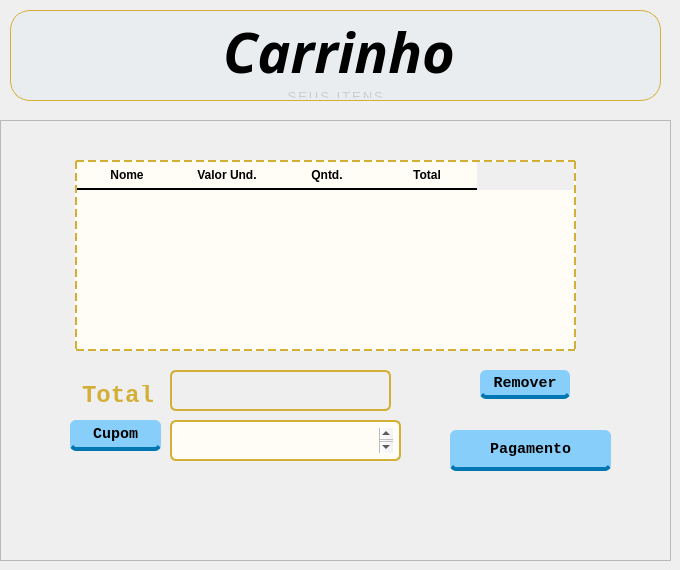
    <widget class="QWidget" name="Carrinho_2">
     <widget class="QLabel" name="label">
      <property name="geometry">
       <rect>
        <x>10</x>
        <y>10</y>
        <width>651</width>
        <height>91</height>
       </rect>
      </property>
      <property name="font">
       <font>
        <family>Perpetua Titling MT</family>
        <pointsize>22</pointsize>
       </font>
      </property>
      <property name="styleSheet">
       <string notr="true">QFrame {
    background-color: rgba(135, 206, 250, 15);
    border: 1px solid #d4af37;
    border-radius: 20px;
    padding: 2px;
}</string>
      </property>
      <property name="text">
       <string>&lt;div align=&quot;center&quot; style=&quot;font-family: 'Georgia', 'Times New Roman', serif;&quot;&gt;
    &lt;span style=&quot;font-size: 42pt; font-style: italic; font-weight: bold; color: #000000; text-shadow: 0px 0px 4px #ffffff;&quot;&gt;
        Carrinho
    &lt;/span&gt;
    &lt;br&gt;
    &lt;span style=&quot;font-size: 10pt; color: #cccccc; letter-spacing: 2px; font-family: Arial, sans-serif;&quot;&gt;
        SEUS ITENS
    &lt;/span&gt;
&lt;/div&gt;</string>
      </property>
     </widget>
     <widget class="QFrame" name="frame_5">
      <property name="geometry">
       <rect>
        <x>0</x>
        <y>120</y>
        <width>671</width>
        <height>441</height>
       </rect>
      </property>
      <property name="styleSheet">
       <string notr="true">QFrame#frame_carrinho_principal {
    background-color: #333333;
    border: 2px dashed #d4af37;
    border-radius: 10px;
    padding: 15px;
}</string>
      </property>
      <property name="frameShape">
       <enum>QFrame::Shape::StyledPanel</enum>
      </property>
      <property name="frameShadow">
       <enum>QFrame::Shadow::Raised</enum>
      </property>
      <widget class="QPushButton" name="pushButton_Pay">
       <property name="geometry">
        <rect>
         <x>450</x>
         <y>310</y>
         <width>161</width>
         <height>41</height>
        </rect>
       </property>
       <property name="font">
        <font>
         <family>Courier New</family>
         <pointsize>11</pointsize>
         <bold>true</bold>
        </font>
       </property>
       <property name="styleSheet">
        <string notr="true">QPushButton {
    background-color: #87CEFA;
    color: #000000;
    border: none;
    border-bottom: 4px solid #0077b3;
    border-radius: 6px;
    font-family: &quot;Courier New&quot;;
    font-weight: bold;
    font-size: 11pt;
    padding: 6px 12px;
    margin-top: 0px;
}
QPushButton:hover {
    background-color: #b0e0e6;
    border-bottom: 4px solid #0099cc;
}
QPushButton:pressed {
    background-color: #0077b3;
    border-bottom: 0px solid transparent;
    margin-top: 4px;
    padding-bottom: 4px;
}</string>
       </property>
       <property name="text">
        <string>Pagamento</string>
       </property>
      </widget>
      <widget class="QLabel" name="label_Name_2">
       <property name="geometry">
        <rect>
         <x>70</x>
         <y>260</y>
         <width>91</width>
         <height>31</height>
        </rect>
       </property>
       <property name="font">
        <font>
         <family>Courier New</family>
         <pointsize>18</pointsize>
         <bold>true</bold>
        </font>
       </property>
       <property name="styleSheet">
        <string notr="true">QLabel {
    color: #d4af37;
    border-radius: 6px;
    font-family: &quot;Courier New&quot;;
    font-size: 18pt;
    font-weight: bold;
    padding: 5px;
}</string>
       </property>
       <property name="text">
        <string>Total</string>
       </property>
      </widget>
      <widget class="QLabel" name="label_TotalpriceCart">
       <property name="geometry">
        <rect>
         <x>170</x>
         <y>250</y>
         <width>221</width>
         <height>41</height>
        </rect>
       </property>
       <property name="font">
        <font>
         <family>Courier New</family>
         <pointsize>18</pointsize>
         <bold>true</bold>
        </font>
       </property>
       <property name="styleSheet">
        <string notr="true">QLabel {
    color: #d4af37;
    border: 2px solid #d4af37;
    border-radius: 6px;
    font-family: &quot;Courier New&quot;;
    font-size: 18pt;
    font-weight: bold;
    padding: 5px;
}</string>
       </property>
       <property name="text">
        <string/>
       </property>
      </widget>
      <widget class="QPushButton" name="pushButton_RemoverSelecionado">
       <property name="geometry">
        <rect>
         <x>480</x>
         <y>250</y>
         <width>90</width>
         <height>29</height>
        </rect>
       </property>
       <property name="font">
        <font>
         <family>Courier New</family>
         <pointsize>11</pointsize>
         <bold>true</bold>
        </font>
       </property>
       <property name="styleSheet">
        <string notr="true">QPushButton {
    background-color: #87CEFA;
    color: #000000;
    border: none;
    border-bottom: 4px solid #0077b3;
    border-radius: 6px;
    font-family: &quot;Courier New&quot;;
    font-weight: bold;
    font-size: 11pt;
    padding: 6px 12px;
    margin-top: 0px;
}
QPushButton:hover {
    background-color: #b0e0e6;
    border-bottom: 4px solid #0099cc;
}
QPushButton:pressed {
    background-color: #0077b3;
    border-bottom: 0px solid transparent;
    margin-top: 4px;
    padding-bottom: 4px;
}</string>
       </property>
       <property name="text">
        <string>Remover</string>
       </property>
      </widget>
      <widget class="QTextEdit" name="text_Cupom">
       <property name="geometry">
        <rect>
         <x>170</x>
         <y>300</y>
         <width>231</width>
         <height>41</height>
        </rect>
       </property>
       <property name="font">
        <font>
         <family>Courier New</family>
         <pointsize>12</pointsize>
        </font>
       </property>
       <property name="styleSheet">
        <string notr="true">QLineEdit {
    background-color: #fffdf5;
    color: #000000;
    border: 2px solid #d4af37;
    border-radius: 6px;
    font-family: &quot;Courier New&quot;;
    font-size: 12pt;
    padding: 6px;
}
QLineEdit:focus {
    background-color: #ffffff;
    border: 2px solid #ffd700;
}
QTextEdit {
    background-color: #fffdf5;
    color: #000000;
    border: 2px solid #d4af37;
    border-radius: 6px;
    font-family: &quot;Courier New&quot;;
    font-size: 12pt;
    padding: 6px;
}</string>
       </property>
       <property name="html">
        <string>&lt;!DOCTYPE HTML PUBLIC &quot;-//W3C//DTD HTML 4.0//EN&quot; &quot;http://www.w3.org/TR/REC-html40/strict.dtd&quot;&gt;
&lt;html&gt;&lt;head&gt;&lt;meta name=&quot;qrichtext&quot; content=&quot;1&quot; /&gt;&lt;meta charset=&quot;utf-8&quot; /&gt;&lt;style type=&quot;text/css&quot;&gt;
p, li { white-space: pre-wrap; }
hr { height: 1px; border-width: 0; }
li.unchecked::marker { content: &quot;\2610&quot;; }
li.checked::marker { content: &quot;\2612&quot;; }
&lt;/style&gt;&lt;/head&gt;&lt;body style=&quot; font-family:'Courier New'; font-size:12pt; font-weight:400; font-style:normal;&quot;&gt;
&lt;p style=&quot;-qt-paragraph-type:empty; margin-top:0px; margin-bottom:0px; margin-left:0px; margin-right:0px; -qt-block-indent:0; text-indent:0px;&quot;&gt;&lt;br /&gt;&lt;/p&gt;&lt;/body&gt;&lt;/html&gt;</string>
       </property>
      </widget>
      <widget class="QPushButton" name="pushButton_cupom">
       <property name="geometry">
        <rect>
         <x>70</x>
         <y>300</y>
         <width>91</width>
         <height>31</height>
        </rect>
       </property>
       <property name="font">
        <font>
         <family>Courier New</family>
         <pointsize>11</pointsize>
         <bold>true</bold>
        </font>
       </property>
       <property name="styleSheet">
        <string notr="true">QPushButton {
    background-color: #87CEFA;
    color: #000000;
    border: none;
    border-bottom: 4px solid #0077b3;
    border-radius: 6px;
    font-family: &quot;Courier New&quot;;
    font-weight: bold;
    font-size: 11pt;
    padding: 5px 10px;
}
QPushButton:hover {
    background-color: #b0e0e6;
    border-bottom: 4px solid #0099cc;
}
QPushButton:pressed {
    background-color: #0077b3;
    border-bottom: 0px solid transparent;
    margin-top: 4px;
    padding-bottom: 1px;
}</string>
       </property>
       <property name="text">
        <string>Cupom</string>
       </property>
      </widget>
      <widget class="QTableWidget" name="tableWidget_Carrinho">
       <property name="geometry">
        <rect>
         <x>75</x>
         <y>40</y>
         <width>501</width>
         <height>191</height>
        </rect>
       </property>
       <property name="styleSheet">
        <string notr="true">QTableWidget {
    background-color: #fffdf5;
    color: #000000;
    border: 2px dashed #d4af37;
    gridline-color: #d4af37;
    font-family: &quot;Courier New&quot;;
    font-size: 11pt;
    font-weight: bold;
    outline: none;
}
QHeaderView::section {
    background-color: #fffdf5;
    color: #000000;
    padding: 4px;
    border: none;
    border-bottom: 2px solid #000000;
    font-family: &quot;Courier New&quot;;
    font-weight: 900;
    text-transform: uppercase;
}
QTableWidget::item:selected {
    background-color: #d4af37;
    color: #000000;
}</string>
       </property>
       <column>
        <property name="text">
         <string>Nome</string>
        </property>
       </column>
       <column>
        <property name="text">
         <string>Valor Und.</string>
        </property>
       </column>
       <column>
        <property name="text">
         <string>Qntd.</string>
        </property>
       </column>
       <column>
        <property name="text">
         <string>Total</string>
        </property>
       </column>
      </widget>
     </widget>
    </widget>
